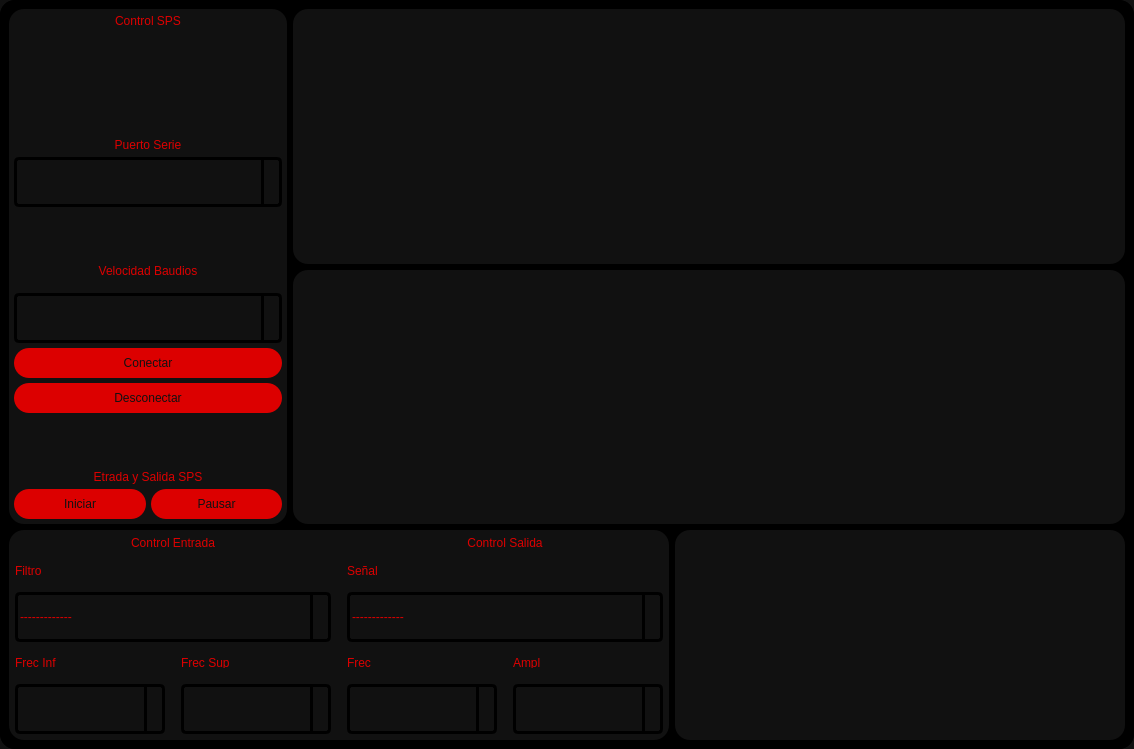
<?xml version="1.0" encoding="UTF-8"?>
<ui version="4.0">
 <class>MainWindow</class>
 <widget class="QMainWindow" name="MainWindow">
  <property name="geometry">
   <rect>
    <x>0</x>
    <y>0</y>
    <width>1134</width>
    <height>749</height>
   </rect>
  </property>
  <property name="windowTitle">
   <string>MainWindow</string>
  </property>
  <property name="styleSheet">
   <string notr="true">background-color: #111111;</string>
  </property>
  <widget class="QWidget" name="centralwidget">
   <layout class="QVBoxLayout" name="verticalLayout_13">
    <property name="spacing">
     <number>0</number>
    </property>
    <property name="leftMargin">
     <number>0</number>
    </property>
    <property name="topMargin">
     <number>0</number>
    </property>
    <property name="rightMargin">
     <number>0</number>
    </property>
    <property name="bottomMargin">
     <number>0</number>
    </property>
    <item>
     <widget class="QFrame" name="frame">
      <property name="styleSheet">
       <string notr="true">background-color:rgb(0, 0, 0);
border-radius: 15px;
</string>
      </property>
      <property name="frameShape">
       <enum>QFrame::StyledPanel</enum>
      </property>
      <property name="frameShadow">
       <enum>QFrame::Raised</enum>
      </property>
      <layout class="QVBoxLayout" name="verticalLayout_2">
       <property name="spacing">
        <number>0</number>
       </property>
       <property name="leftMargin">
        <number>0</number>
       </property>
       <property name="topMargin">
        <number>0</number>
       </property>
       <property name="rightMargin">
        <number>0</number>
       </property>
       <property name="bottomMargin">
        <number>0</number>
       </property>
       <item>
        <widget class="QFrame" name="frame_Inf">
         <property name="frameShape">
          <enum>QFrame::StyledPanel</enum>
         </property>
         <property name="frameShadow">
          <enum>QFrame::Raised</enum>
         </property>
         <layout class="QVBoxLayout" name="verticalLayout_5">
          <item>
           <layout class="QVBoxLayout" name="verticalLayout_4" stretch="3,1">
            <item>
             <layout class="QHBoxLayout" name="horizontalLayout_3" stretch="1,3">
              <item>
               <widget class="QFrame" name="frame_2">
                <property name="styleSheet">
                 <string notr="true">background-color:rgb(17 , 17, 17);</string>
                </property>
                <property name="frameShape">
                 <enum>QFrame::StyledPanel</enum>
                </property>
                <property name="frameShadow">
                 <enum>QFrame::Raised</enum>
                </property>
                <layout class="QVBoxLayout" name="verticalLayout_12">
                 <property name="spacing">
                  <number>5</number>
                 </property>
                 <property name="leftMargin">
                  <number>5</number>
                 </property>
                 <property name="topMargin">
                  <number>5</number>
                 </property>
                 <property name="rightMargin">
                  <number>5</number>
                 </property>
                 <property name="bottomMargin">
                  <number>5</number>
                 </property>
                 <item>
                  <widget class="QLabel" name="label">
                   <property name="minimumSize">
                    <size>
                     <width>30</width>
                     <height>20</height>
                    </size>
                   </property>
                   <property name="baseSize">
                    <size>
                     <width>0</width>
                     <height>0</height>
                    </size>
                   </property>
                   <property name="contextMenuPolicy">
                    <enum>Qt::NoContextMenu</enum>
                   </property>
                   <property name="layoutDirection">
                    <enum>Qt::LeftToRight</enum>
                   </property>
                   <property name="styleSheet">
                    <string notr="true">color: rgb(220, 0, 0);
font: 87 20pt &quot;Arial Black&quot;;</string>
                   </property>
                   <property name="text">
                    <string>Control SPS</string>
                   </property>
                   <property name="alignment">
                    <set>Qt::AlignHCenter|Qt::AlignTop</set>
                   </property>
                  </widget>
                 </item>
                 <item>
                  <widget class="QLabel" name="label_9">
                   <property name="minimumSize">
                    <size>
                     <width>0</width>
                     <height>20</height>
                    </size>
                   </property>
                   <property name="styleSheet">
                    <string notr="true">color: rgb(220, 0, 0);
font: 87 16pt &quot;Arial Black&quot;;</string>
                   </property>
                   <property name="text">
                    <string>Puerto Serie</string>
                   </property>
                   <property name="alignment">
                    <set>Qt::AlignBottom|Qt::AlignHCenter</set>
                   </property>
                  </widget>
                 </item>
                 <item>
                  <widget class="QComboBox" name="Puertos">
                   <property name="minimumSize">
                    <size>
                     <width>150</width>
                     <height>50</height>
                    </size>
                   </property>
                   <property name="styleSheet">
                    <string notr="true">QComboBox {
border: 3px;
border.color: #000000;
border-style: solid;
border-radius: 5px;
min-width: 6em;
color: rgb(220,0,0);
font: 87 10pt &quot;Arial Black&quot;;
}

QComboBox::drop-down {
subcontrol-origin: padding;
subcontrol-position: top right;
width: 15px;
border-left-width: 3px;
border-left-color: #000000;
border-left-style: solid;
border-top-right-radius: 4px;
border-bottom-right-radius: 4px;
}

QComboBox QAbstractItemView {
background: #2c2c2c;
selection-background-color:#ff0037;
color: #000000;
}</string>
                   </property>
                  </widget>
                 </item>
                 <item>
                  <widget class="QLabel" name="label_4">
                   <property name="minimumSize">
                    <size>
                     <width>0</width>
                     <height>30</height>
                    </size>
                   </property>
                   <property name="styleSheet">
                    <string notr="true">color: rgb(220, 0, 0);
font: 87 16pt &quot;Arial Black&quot;;</string>
                   </property>
                   <property name="text">
                    <string>Velocidad Baudios</string>
                   </property>
                   <property name="alignment">
                    <set>Qt::AlignBottom|Qt::AlignHCenter</set>
                   </property>
                  </widget>
                 </item>
                 <item>
                  <layout class="QVBoxLayout" name="verticalLayout_8">
                   <property name="topMargin">
                    <number>10</number>
                   </property>
                   <item>
                    <widget class="QComboBox" name="VelocidadPuerto">
                     <property name="minimumSize">
                      <size>
                       <width>150</width>
                       <height>50</height>
                      </size>
                     </property>
                     <property name="styleSheet">
                      <string notr="true">QComboBox {
border: 3px;
border.color: #000000;
border-style: solid;
border-radius: 5px;
min-width: 6em;
color: rgb(220,0,0);
font: 87 10pt &quot;Arial Black&quot;;
}

QComboBox::drop-down {
subcontrol-origin: padding;
subcontrol-position: top right;
width: 15px;
border-left-width: 3px;
border-left-color: #000000;
border-left-style: solid;
border-top-right-radius: 4px;
border-bottom-right-radius: 4px;
}

QComboBox QAbstractItemView {
background: #2c2c2c;
selection-background-color:#ff0037;
color: #000000;
}</string>
                     </property>
                    </widget>
                   </item>
                   <item>
                    <widget class="QPushButton" name="Conectar">
                     <property name="minimumSize">
                      <size>
                       <width>30</width>
                       <height>30</height>
                      </size>
                     </property>
                     <property name="styleSheet">
                      <string notr="true">QPushButton{

background-color: #dc0000;
font: 87 12pt &quot;Arial Black&quot;;
color: #111111;

}

QPushButton:hover{

background-color: #000000;
font: 87 12pt &quot;Arial Black&quot;;
color: #dc0000;;

}</string>
                     </property>
                     <property name="text">
                      <string>Conectar</string>
                     </property>
                    </widget>
                   </item>
                   <item>
                    <widget class="QPushButton" name="Desconectar">
                     <property name="minimumSize">
                      <size>
                       <width>30</width>
                       <height>30</height>
                      </size>
                     </property>
                     <property name="styleSheet">
                      <string notr="true">QPushButton{

background-color: #dc0000;
font: 87 12pt &quot;Arial Black&quot;;
color: #111111;

}

QPushButton:hover{

background-color: #000000;
font: 87 12pt &quot;Arial Black&quot;;
color: #dc0000;;

}</string>
                     </property>
                     <property name="text">
                      <string>Desconectar</string>
                     </property>
                    </widget>
                   </item>
                  </layout>
                 </item>
                 <item>
                  <widget class="QLabel" name="label_5">
                   <property name="styleSheet">
                    <string notr="true">color: rgb(220, 0, 0);
font: 87 12pt &quot;Arial Black&quot;;</string>
                   </property>
                   <property name="text">
                    <string>Etrada y Salida SPS</string>
                   </property>
                   <property name="alignment">
                    <set>Qt::AlignBottom|Qt::AlignHCenter</set>
                   </property>
                  </widget>
                 </item>
                 <item>
                  <layout class="QHBoxLayout" name="horizontalLayout_4">
                   <property name="spacing">
                    <number>5</number>
                   </property>
                   <item>
                    <widget class="QPushButton" name="Iniciar">
                     <property name="minimumSize">
                      <size>
                       <width>30</width>
                       <height>30</height>
                      </size>
                     </property>
                     <property name="styleSheet">
                      <string notr="true">QPushButton{

background-color: #dc0000;
font: 87 12pt &quot;Arial Black&quot;;
color: #111111;

}

QPushButton:hover{

background-color: #000000;
font: 87 12pt &quot;Arial Black&quot;;
color: #dc0000;;

}</string>
                     </property>
                     <property name="text">
                      <string>Iniciar</string>
                     </property>
                    </widget>
                   </item>
                   <item>
                    <widget class="QPushButton" name="Pausar">
                     <property name="minimumSize">
                      <size>
                       <width>30</width>
                       <height>30</height>
                      </size>
                     </property>
                     <property name="styleSheet">
                      <string notr="true">QPushButton{

background-color: #dc0000;
font: 87 12pt &quot;Arial Black&quot;;
color: #111111;


}

QPushButton:hover{

background-color: #000000;
font: 87 12pt &quot;Arial Black&quot;;
color: #dc0000;;
border-radius: 15px;

}</string>
                     </property>
                     <property name="text">
                      <string>Pausar</string>
                     </property>
                    </widget>
                   </item>
                  </layout>
                 </item>
                </layout>
               </widget>
              </item>
              <item>
               <layout class="QVBoxLayout" name="verticalLayout_3">
                <item>
                 <widget class="QFrame" name="frame_5">
                  <property name="styleSheet">
                   <string notr="true">background-color:rgb(17 , 17, 17);</string>
                  </property>
                  <property name="frameShape">
                   <enum>QFrame::StyledPanel</enum>
                  </property>
                  <property name="frameShadow">
                   <enum>QFrame::Raised</enum>
                  </property>
                  <layout class="QVBoxLayout" name="verticalLayout_9">
                   <property name="spacing">
                    <number>5</number>
                   </property>
                   <property name="leftMargin">
                    <number>5</number>
                   </property>
                   <property name="topMargin">
                    <number>5</number>
                   </property>
                   <property name="rightMargin">
                    <number>5</number>
                   </property>
                   <property name="bottomMargin">
                    <number>5</number>
                   </property>
                   <item>
                    <layout class="QVBoxLayout" name="GEntrada"/>
                   </item>
                  </layout>
                 </widget>
                </item>
                <item>
                 <widget class="QFrame" name="frame_6">
                  <property name="styleSheet">
                   <string notr="true">background-color:rgb(17 , 17, 17);</string>
                  </property>
                  <property name="frameShape">
                   <enum>QFrame::StyledPanel</enum>
                  </property>
                  <property name="frameShadow">
                   <enum>QFrame::Raised</enum>
                  </property>
                  <layout class="QVBoxLayout" name="verticalLayout_16">
                   <property name="spacing">
                    <number>5</number>
                   </property>
                   <property name="leftMargin">
                    <number>5</number>
                   </property>
                   <property name="topMargin">
                    <number>5</number>
                   </property>
                   <property name="rightMargin">
                    <number>5</number>
                   </property>
                   <property name="bottomMargin">
                    <number>5</number>
                   </property>
                   <item>
                    <layout class="QVBoxLayout" name="verticalLayout_18">
                     <item>
                      <layout class="QVBoxLayout" name="GSalida">
                       <item>
                        <widget class="QFrame" name="frame_4">
                         <property name="frameShape">
                          <enum>QFrame::StyledPanel</enum>
                         </property>
                         <property name="frameShadow">
                          <enum>QFrame::Raised</enum>
                         </property>
                        </widget>
                       </item>
                      </layout>
                     </item>
                    </layout>
                   </item>
                  </layout>
                 </widget>
                </item>
               </layout>
              </item>
             </layout>
            </item>
            <item>
             <layout class="QHBoxLayout" name="horizontalLayout_2" stretch="1,1">
              <property name="spacing">
               <number>6</number>
              </property>
              <item>
               <widget class="QFrame" name="frame_7">
                <property name="styleSheet">
                 <string notr="true">background-color:rgb(17 , 17, 17);</string>
                </property>
                <property name="frameShape">
                 <enum>QFrame::StyledPanel</enum>
                </property>
                <property name="frameShadow">
                 <enum>QFrame::Raised</enum>
                </property>
                <layout class="QHBoxLayout" name="horizontalLayout_5">
                 <property name="spacing">
                  <number>16</number>
                 </property>
                 <property name="leftMargin">
                  <number>6</number>
                 </property>
                 <property name="topMargin">
                  <number>6</number>
                 </property>
                 <property name="rightMargin">
                  <number>6</number>
                 </property>
                 <property name="bottomMargin">
                  <number>6</number>
                 </property>
                 <item>
                  <layout class="QVBoxLayout" name="verticalLayout_7">
                   <item>
                    <widget class="QLabel" name="label_15">
                     <property name="maximumSize">
                      <size>
                       <width>16777215</width>
                       <height>40</height>
                      </size>
                     </property>
                     <property name="styleSheet">
                      <string notr="true">color: rgb(220, 0, 0);
font: 87 12pt &quot;Arial Black&quot;;</string>
                     </property>
                     <property name="text">
                      <string>Control Entrada</string>
                     </property>
                     <property name="alignment">
                      <set>Qt::AlignCenter</set>
                     </property>
                    </widget>
                   </item>
                   <item>
                    <widget class="QLabel" name="label_12">
                     <property name="minimumSize">
                      <size>
                       <width>10</width>
                       <height>10</height>
                      </size>
                     </property>
                     <property name="maximumSize">
                      <size>
                       <width>16777215</width>
                       <height>20</height>
                      </size>
                     </property>
                     <property name="styleSheet">
                      <string notr="true">color: rgb(220, 0, 0);
font: 87 6pt &quot;Arial Black&quot;;</string>
                     </property>
                     <property name="text">
                      <string>Filtro</string>
                     </property>
                    </widget>
                   </item>
                   <item>
                    <widget class="QComboBox" name="Filtro">
                     <property name="minimumSize">
                      <size>
                       <width>150</width>
                       <height>50</height>
                      </size>
                     </property>
                     <property name="styleSheet">
                      <string notr="true">QComboBox {
border: 3px;
border.color: #000000;
border-style: solid;
border-radius: 5px;
min-width: 6em;
color: rgb(220,0,0);
font: 87 10pt &quot;Arial Black&quot;;
}

QComboBox::drop-down {
subcontrol-origin: padding;
subcontrol-position: top right;
width: 15px;
border-left-width: 3px;
border-left-color: #000000;
border-left-style: solid;
border-top-right-radius: 4px;
border-bottom-right-radius: 4px;
}

QComboBox QAbstractItemView {
background: #2c2c2c;
selection-background-color:#ff0037;
color: #000000;
}</string>
                     </property>
                     <item>
                      <property name="text">
                       <string>-------------</string>
                      </property>
                     </item>
                     <item>
                      <property name="text">
                       <string>Pasa Bajo</string>
                      </property>
                     </item>
                     <item>
                      <property name="text">
                       <string>Pasa Banda</string>
                      </property>
                     </item>
                     <item>
                      <property name="text">
                       <string>Pasa Alto</string>
                      </property>
                     </item>
                    </widget>
                   </item>
                   <item>
                    <layout class="QHBoxLayout" name="horizontalLayout">
                     <item>
                      <layout class="QVBoxLayout" name="verticalLayout_6">
                       <item>
                        <widget class="QLabel" name="label_16">
                         <property name="minimumSize">
                          <size>
                           <width>10</width>
                           <height>10</height>
                          </size>
                         </property>
                         <property name="maximumSize">
                          <size>
                           <width>16777215</width>
                           <height>20</height>
                          </size>
                         </property>
                         <property name="styleSheet">
                          <string notr="true">color: rgb(220, 0, 0);
font: 87 6pt &quot;Arial Black&quot;;</string>
                         </property>
                         <property name="text">
                          <string>Frec Inf</string>
                         </property>
                        </widget>
                       </item>
                       <item>
                        <widget class="QComboBox" name="FrecuenciaFiltro_2">
                         <property name="minimumSize">
                          <size>
                           <width>150</width>
                           <height>50</height>
                          </size>
                         </property>
                         <property name="styleSheet">
                          <string notr="true">QComboBox {
border: 3px;
border.color: #000000;
border-style: solid;
border-radius: 5px;
min-width: 6em;
color: rgb(220,0,0);
font: 87 10pt &quot;Arial Black&quot;;
}

QComboBox::drop-down {
subcontrol-origin: padding;
subcontrol-position: top right;
width: 15px;
border-left-width: 3px;
border-left-color: #000000;
border-left-style: solid;
border-top-right-radius: 4px;
border-bottom-right-radius: 4px;
}

QComboBox QAbstractItemView {
background: #2c2c2c;
selection-background-color:#ff0037;
color: #000000;
}</string>
                         </property>
                        </widget>
                       </item>
                      </layout>
                     </item>
                     <item>
                      <layout class="QVBoxLayout" name="verticalLayout_10">
                       <item>
                        <widget class="QLabel" name="label_17">
                         <property name="minimumSize">
                          <size>
                           <width>10</width>
                           <height>10</height>
                          </size>
                         </property>
                         <property name="maximumSize">
                          <size>
                           <width>16777215</width>
                           <height>20</height>
                          </size>
                         </property>
                         <property name="styleSheet">
                          <string notr="true">color: rgb(220, 0, 0);
font: 87 6pt &quot;Arial Black&quot;;</string>
                         </property>
                         <property name="text">
                          <string>Frec Sup</string>
                         </property>
                        </widget>
                       </item>
                       <item>
                        <widget class="QComboBox" name="FrecuenciaFiltro_3">
                         <property name="minimumSize">
                          <size>
                           <width>150</width>
                           <height>50</height>
                          </size>
                         </property>
                         <property name="styleSheet">
                          <string notr="true">QComboBox {
border: 3px;
border.color: #000000;
border-style: solid;
border-radius: 5px;
min-width: 6em;
color: rgb(220,0,0);
font: 87 10pt &quot;Arial Black&quot;;
}

QComboBox::drop-down {
subcontrol-origin: padding;
subcontrol-position: top right;
width: 15px;
border-left-width: 3px;
border-left-color: #000000;
border-left-style: solid;
border-top-right-radius: 4px;
border-bottom-right-radius: 4px;
}

QComboBox QAbstractItemView {
background: #2c2c2c;
selection-background-color:#ff0037;
color: #000000;
}</string>
                         </property>
                        </widget>
                       </item>
                      </layout>
                     </item>
                    </layout>
                   </item>
                  </layout>
                 </item>
                 <item>
                  <layout class="QVBoxLayout" name="verticalLayout">
                   <item>
                    <widget class="QLabel" name="label_14">
                     <property name="maximumSize">
                      <size>
                       <width>16777215</width>
                       <height>40</height>
                      </size>
                     </property>
                     <property name="styleSheet">
                      <string notr="true">color: rgb(220, 0, 0);
font: 87 12pt &quot;Arial Black&quot;;</string>
                     </property>
                     <property name="text">
                      <string>Control Salida</string>
                     </property>
                     <property name="alignment">
                      <set>Qt::AlignCenter</set>
                     </property>
                    </widget>
                   </item>
                   <item>
                    <widget class="QLabel" name="label_11">
                     <property name="minimumSize">
                      <size>
                       <width>10</width>
                       <height>10</height>
                      </size>
                     </property>
                     <property name="maximumSize">
                      <size>
                       <width>16777215</width>
                       <height>20</height>
                      </size>
                     </property>
                     <property name="styleSheet">
                      <string notr="true">color: rgb(220, 0, 0);
font: 87 6pt &quot;Arial Black&quot;;</string>
                     </property>
                     <property name="text">
                      <string>Señal</string>
                     </property>
                    </widget>
                   </item>
                   <item>
                    <widget class="QComboBox" name="Senal">
                     <property name="minimumSize">
                      <size>
                       <width>150</width>
                       <height>50</height>
                      </size>
                     </property>
                     <property name="styleSheet">
                      <string notr="true">QComboBox {
border: 3px;
border.color: #000000;
border-style: solid;
border-radius: 5px;
min-width: 6em;
color: rgb(220,0,0);
font: 87 10pt &quot;Arial Black&quot;;
}

QComboBox::drop-down {
subcontrol-origin: padding;
subcontrol-position: top right;
width: 15px;
border-left-width: 3px;
border-left-color: #000000;
border-left-style: solid;
border-top-right-radius: 4px;
border-bottom-right-radius: 4px;
}

QComboBox QAbstractItemView {
background: #2c2c2c;
selection-background-color:#ff0037;
color: #000000;
}</string>
                     </property>
                     <property name="insertPolicy">
                      <enum>QComboBox::InsertAtBottom</enum>
                     </property>
                     <property name="sizeAdjustPolicy">
                      <enum>QComboBox::AdjustToContentsOnFirstShow</enum>
                     </property>
                     <property name="duplicatesEnabled">
                      <bool>false</bool>
                     </property>
                     <item>
                      <property name="text">
                       <string>-------------</string>
                      </property>
                     </item>
                     <item>
                      <property name="text">
                       <string>Cuadrada</string>
                      </property>
                     </item>
                     <item>
                      <property name="text">
                       <string>Senoidal</string>
                      </property>
                     </item>
                     <item>
                      <property name="text">
                       <string>Triangular</string>
                      </property>
                     </item>
                     <item>
                      <property name="text">
                       <string>Entrada</string>
                      </property>
                     </item>
                    </widget>
                   </item>
                   <item>
                    <layout class="QHBoxLayout" name="horizontalLayout_6">
                     <item>
                      <layout class="QVBoxLayout" name="verticalLayout_14">
                       <item>
                        <widget class="QLabel" name="label_18">
                         <property name="minimumSize">
                          <size>
                           <width>10</width>
                           <height>10</height>
                          </size>
                         </property>
                         <property name="maximumSize">
                          <size>
                           <width>16777215</width>
                           <height>20</height>
                          </size>
                         </property>
                         <property name="styleSheet">
                          <string notr="true">color: rgb(220, 0, 0);
font: 87 6pt &quot;Arial Black&quot;;</string>
                         </property>
                         <property name="text">
                          <string>Frec</string>
                         </property>
                        </widget>
                       </item>
                       <item>
                        <widget class="QComboBox" name="FrecuenciaFiltro_4">
                         <property name="minimumSize">
                          <size>
                           <width>150</width>
                           <height>50</height>
                          </size>
                         </property>
                         <property name="styleSheet">
                          <string notr="true">QComboBox {
border: 3px;
border.color: #000000;
border-style: solid;
border-radius: 5px;
min-width: 6em;
color: rgb(220,0,0);
font: 87 10pt &quot;Arial Black&quot;;
}

QComboBox::drop-down {
subcontrol-origin: padding;
subcontrol-position: top right;
width: 15px;
border-left-width: 3px;
border-left-color: #000000;
border-left-style: solid;
border-top-right-radius: 4px;
border-bottom-right-radius: 4px;
}

QComboBox QAbstractItemView {
background: #2c2c2c;
selection-background-color:#ff0037;
color: #000000;
}</string>
                         </property>
                        </widget>
                       </item>
                      </layout>
                     </item>
                     <item>
                      <layout class="QVBoxLayout" name="verticalLayout_15">
                       <item>
                        <widget class="QLabel" name="label_19">
                         <property name="minimumSize">
                          <size>
                           <width>10</width>
                           <height>10</height>
                          </size>
                         </property>
                         <property name="maximumSize">
                          <size>
                           <width>16777215</width>
                           <height>20</height>
                          </size>
                         </property>
                         <property name="styleSheet">
                          <string notr="true">color: rgb(220, 0, 0);
font: 87 6pt &quot;Arial Black&quot;;</string>
                         </property>
                         <property name="text">
                          <string>Ampl</string>
                         </property>
                        </widget>
                       </item>
                       <item>
                        <widget class="QComboBox" name="FrecuenciaFiltro_5">
                         <property name="minimumSize">
                          <size>
                           <width>150</width>
                           <height>50</height>
                          </size>
                         </property>
                         <property name="styleSheet">
                          <string notr="true">QComboBox {
border: 3px;
border.color: #000000;
border-style: solid;
border-radius: 5px;
min-width: 6em;
color: rgb(220,0,0);
font: 87 10pt &quot;Arial Black&quot;;
}

QComboBox::drop-down {
subcontrol-origin: padding;
subcontrol-position: top right;
width: 15px;
border-left-width: 3px;
border-left-color: #000000;
border-left-style: solid;
border-top-right-radius: 4px;
border-bottom-right-radius: 4px;
}

QComboBox QAbstractItemView {
background: #2c2c2c;
selection-background-color:#ff0037;
color: #000000;
}</string>
                         </property>
                        </widget>
                       </item>
                      </layout>
                     </item>
                    </layout>
                   </item>
                  </layout>
                 </item>
                </layout>
               </widget>
              </item>
              <item>
               <widget class="QFrame" name="frame_3">
                <property name="styleSheet">
                 <string notr="true">background-color:rgb(17 , 17, 17);</string>
                </property>
                <property name="frameShape">
                 <enum>QFrame::StyledPanel</enum>
                </property>
                <property name="frameShadow">
                 <enum>QFrame::Raised</enum>
                </property>
                <layout class="QVBoxLayout" name="verticalLayout_11">
                 <property name="spacing">
                  <number>6</number>
                 </property>
                 <property name="leftMargin">
                  <number>6</number>
                 </property>
                 <property name="topMargin">
                  <number>6</number>
                 </property>
                 <property name="bottomMargin">
                  <number>6</number>
                 </property>
                 <item>
                  <layout class="QVBoxLayout" name="GFourier"/>
                 </item>
                </layout>
               </widget>
              </item>
             </layout>
            </item>
           </layout>
          </item>
         </layout>
        </widget>
       </item>
      </layout>
     </widget>
    </item>
   </layout>
  </widget>
 </widget>
 <resources/>
 <connections/>
</ui>
